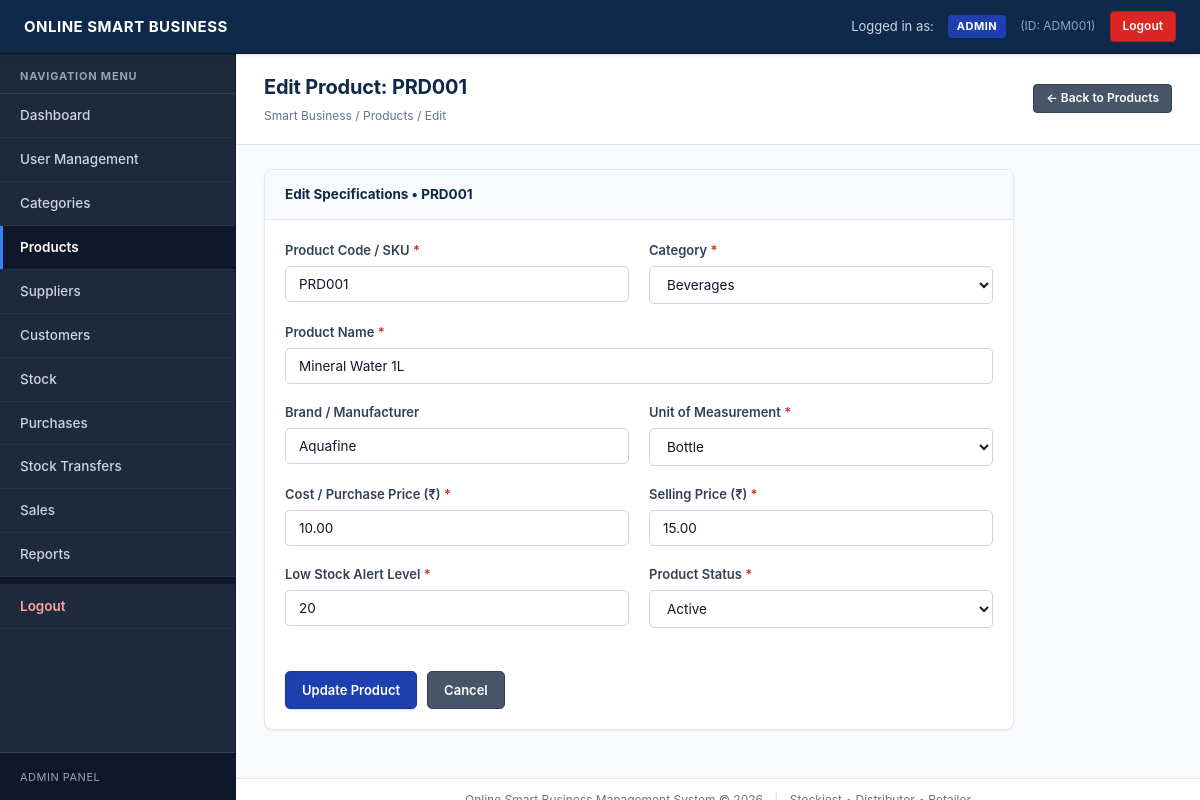
The app's page /products/edit.php?id=45 (signed in) with its own data.
### tables this page shows
CREATE TABLE IF NOT EXISTS `products` (
    `id` INT(11) NOT NULL AUTO_INCREMENT,
    `product_id` VARCHAR(50) NOT NULL UNIQUE,
    `product_name` VARCHAR(150) NOT NULL,
    `category_id` INT(11) NOT NULL,
    `brand` VARCHAR(100) DEFAULT NULL,
    `unit` VARCHAR(30) NOT NULL DEFAULT 'Piece',
    `purchase_price` DECIMAL(10,2) NOT NULL DEFAULT 0.00,
    `selling_price` DECIMAL(10,2) NOT NULL DEFAULT 0.00,
    `minimum_stock_level` INT(11) NOT NULL DEFAULT 5,
    `status` ENUM('Active', 'Inactive') DEFAULT 'Active',
    `created_at` TIMESTAMP NOT NULL DEFAULT CURRENT_TIMESTAMP,
    PRIMARY KEY (`id`),
    KEY `fk_products_category` (`category_id`),
    CONSTRAINT `fk_products_category` FOREIGN KEY (`category_id`) REFERENCES `categories` (`id`) ON UPDATE CASCADE
);

CREATE TABLE IF NOT EXISTS `categories` (
    `id` INT(11) NOT NULL AUTO_INCREMENT,
    `category_name` VARCHAR(100) NOT NULL UNIQUE,
    `description` TEXT DEFAULT NULL,
    `status` ENUM('Active', 'Inactive') DEFAULT 'Active',
    `created_at` TIMESTAMP NOT NULL DEFAULT CURRENT_TIMESTAMP,
    PRIMARY KEY (`id`)
);

### includes/auth.php (called while the page is built, shortened)
<?php
function e($str) {
    return htmlspecialchars((string)($str ?? ''), ENT_QUOTES, 'UTF-8');
}
?>

### products/edit.php (the view, shortened to what this page needs)
<?php
require_once '../config/database.php';
require_once '../includes/auth.php';
$id = (int)($_GET['id'] ?? 0);
$stmt = mysqli_prepare($conn, "SELECT * FROM products WHERE id = ? LIMIT 1");
mysqli_stmt_bind_param($stmt, "i", $id);
mysqli_stmt_execute($stmt);
$res = mysqli_stmt_get_result($stmt);
$product = mysqli_fetch_assoc($res);
$cats_res = mysqli_query($conn, "SELECT id, category_name FROM categories WHERE status = 'Active' OR id = {$product['category_id']} ORDER BY category_name ASC");
$categories_list = [];
while ($c = mysqli_fetch_assoc($cats_res)) {
    $categories_list[] = $c;
}
include '../includes/header.php';
?>
<div class="page-header">
    <div>
        <h1>Edit Product: <?php echo e($product['product_id']); ?></h1>
        <div class="page-breadcrumb">Smart Business / Products / Edit</div>
    </div>
    <div>
        <a href="index.php" class="btn btn-secondary btn-sm">&larr; Back to Products</a>
    </div>
</div>
<div class="page-content">
    <div class="card" style="max-width: 750px;">
        <div class="card-header">
            <span>Edit Specifications &bull; <?php echo e($product['product_id']); ?></span>
        </div>
        <div class="card-body">
            <form action="edit.php?id=<?php echo e($id); ?>" method="POST" autocomplete="off">
                <div class="grid-row" style="margin-bottom: 0;">
                    <div class="grid-col-6">
                        <div class="form-group">
                            <label for="product_id">Product Code / SKU <span style="color:#c9302c;">*</span></label>
                            <input type="text" id="product_id" name="product_id" class="form-control"
                                   value="<?php echo e($_POST['product_id'] ?? $product['product_id']); ?>" required>
                        </div>
                    </div>
                    <div class="grid-col-6">
                        <div class="form-group">
                            <label for="category_id">Category <span style="color:#c9302c;">*</span></label>
                            <select id="category_id" name="category_id" class="form-control" required>
                                <?php foreach ($categories_list as $cat): ?>
                                    <option value="<?php echo e($cat['id']); ?>" <?php echo ((string)($_POST['category_id'] ?? $product['category_id']) === (string)$cat['id']) ? 'selected' : ''; ?>>
                                        <?php echo e($cat['category_name']); ?>
                                    </option>
                                <?php endforeach; ?>
                            </select>
                        </div>
                    </div>
                </div>
                <div class="form-group">
                    <label for="product_name">Product Name <span style="color:#c9302c;">*</span></label>
                    <input type="text" id="product_name" name="product_name" class="form-control"
                           value="<?php echo e($_POST['product_name'] ?? $product['product_name']); ?>" required>
                </div>
                <div class="grid-row" style="margin-bottom: 0;">
                    <div class="grid-col-6">
                        <div class="form-group">
                            <label for="brand">Brand / Manufacturer</label>
                            <input type="text" id="brand" name="brand" class="form-control"
                                   value="<?php echo e($_POST['brand'] ?? $product['brand']); ?>">
                        </div>
                    </div>
                    <div class="grid-col-6">
                        <div class="form-group">
                            <label for="unit">Unit of Measurement <span style="color:#c9302c;">*</span></label>
                            <select id="unit" name="unit" class="form-control" required>
                                <?php
                                $units = ['Piece', 'Box', 'Carton', 'Packet', 'Kg', 'Gram', 'Liter', 'Meter', 'Set', 'Bottle', 'Dozen'];
                                foreach ($units as $u) {
                                    $sel = (($_POST['unit'] ?? $product['unit']) === $u) ? 'selected' : '';
                                    echo "<option value=\"{$u}\" {$sel}>{$u}</option>";
                                }
                                ?>
                            </select>
                        </div>
                    </div>
                </div>
                <div class="grid-row" style="margin-bottom: 0;">
                    <div class="grid-col-6">
                        <div class="form-group">
                            <label for="purchase_price">Cost / Purchase Price (₹) <span style="color:#c9302c;">*</span></label>
                            <input type="number" step="0.01" min="0" id="purchase_price" name="purchase_price" class="form-control"
                                   value="<?php echo e($_POST['purchase_price'] ?? $product['purchase_price']); ?>" required>
                        </div>
                    </div>
                    <div class="grid-col-6">
                        <div class="form-group">
                            <label for="selling_price">Selling Price (₹) <span style="color:#c9302c;">*</span></label>
                            <input type="number" step="0.01" min="0" id="selling_price" name="selling_price" class="form-control"
                                   value="<?php echo e($_POST['selling_price'] ?? $product['selling_price']); ?>" required>
                        </div>
                    </div>
                </div>
                <div class="grid-row" style="margin-bottom: 0;">
                    <div class="grid-col-6">
                        <div class="form-group">
                            <label for="minimum_stock_level">Low Stock Alert Level <span style="color:#c9302c;">*</span></label>
                            <input type="number" min="0" id="minimum_stock_level" name="minimum_stock_level" class="form-control"
                                   value="<?php echo e($_POST['minimum_stock_level'] ?? $product['minimum_stock_level']); ?>" required>
                        </div>
                    </div>
                    <div class="grid-col-6">
                        <div class="form-group">
                            <label for="status">Product Status <span style="color:#c9302c;">*</span></label>
                            <select id="status" name="status" class="form-control" required>
                                <option value="Active" <?php echo (($_POST['status'] ?? $product['status']) === 'Active') ? 'selected' : ''; ?>>Active</option>
                            </select>
                        </div>
                    </div>
                </div>
                <div style="margin-top: 25px; display: flex; gap: 10px;">
                    <button type="submit" class="btn btn-primary">Update Product</button>
                    <a href="index.php" class="btn btn-secondary">Cancel</a>
                </div>
            </form>
        </div>
    </div>
</div>
<?php include '../includes/footer.php'; ?>

### assets/css/style.css (style rules this page uses)
html, body { height: 100%; }
*, *::before, *::after { margin: 0; padding: 0; box-sizing: border-box; }
body { font-family: -apple-system, BlinkMacSystemFont, "Segoe UI", Roboto, "Helvetica Neue", Arial, sans-serif; font-size: 13.5px; line-height: 1.55; color: #1e293b; background-color: #f8fafc; -webkit-font-smoothing: antialiased; -moz-osx-font-smoothing: grayscale; }
.form-group { margin-bottom: 18px; }
.form-group label { display: block; font-weight: 600; font-size: 13px; color: #334155; margin-bottom: 6px; }
.form-control { width: 100%; padding: 9px 13px; font-size: 13.5px; font-family: inherit; border: 1px solid #cbd5e1; border-radius: 5px; background-color: #ffffff; color: #0f172a; transition: border-color 0.15s ease, box-shadow 0.15s ease; }
.form-control::placeholder { color: #94a3b8; font-size: 13px; }
.btn { display: inline-block; padding: 9px 16px; font-size: 13px; font-family: inherit; font-weight: 600; text-align: center; text-decoration: none; border: 1px solid transparent; border-radius: 5px; cursor: pointer; transition: all 0.15s ease; line-height: 1.4; }
.btn-primary { background-color: #1e40af; color: #ffffff; border-color: #1e3a8a; box-shadow: 0 1px 2px rgba(30, 64, 175, 0.15); }
.btn-secondary { background-color: #475569; color: #ffffff; border-color: #334155; }
.btn-sm { padding: 5px 12px; font-size: 12px; border-radius: 4px; }
.page-header { background-color: #ffffff; padding: 18px 28px; border-bottom: 1px solid #e2e8f0; display: flex; justify-content: space-between; align-items: center; width: 100%; box-sizing: border-box; flex-shrink: 0; }
.page-header h1 { font-size: 20px; font-weight: 700; color: #0f294a; margin: 0; letter-spacing: -0.2px; }
.page-breadcrumb { font-size: 12px; color: #64748b; margin-top: 4px; }
.page-content { padding: 24px 28px; flex: 1 0 auto; width: 100%; box-sizing: border-box; }
.card { background: #ffffff; border: 1px solid #e2e8f0; border-radius: 8px; margin-bottom: 24px; box-shadow: 0 1px 3px 0 rgba(0, 0, 0, 0.04), 0 1px 2px -1px rgba(0, 0, 0, 0.04); display: flex; flex-direction: column; overflow: hidden; width: 100%; box-sizing: border-box; }
.card-header { background-color: #f8fafc; border-bottom: 1px solid #e2e8f0; padding: 14px 20px; font-weight: 700; font-size: 13.5px; color: #0f294a; display: flex; justify-content: space-between; align-items: center; }
.card-body { padding: 20px; flex: 1; }
.grid-row { display: grid; grid-template-columns: repeat(2, minmax(0, 1fr)); gap: 20px; margin-bottom: 24px; width: 100%; box-sizing: border-box; }
.grid-col-6 { min-width: 0; display: flex; flex-direction: column; }

### records on screen
products: product "PRD001", product_id "PRD001", category_id "Beverages", product_name "Mineral Water 1L", brand "Aquafine", purchase_price "10.00", selling_price "15.00", minimum_stock_level "20", status "Active"

### other values on screen
$current_user['role_name'] "ADMIN"
$current_user['user_id'] "ADM001"
form field unit "Bottle"
